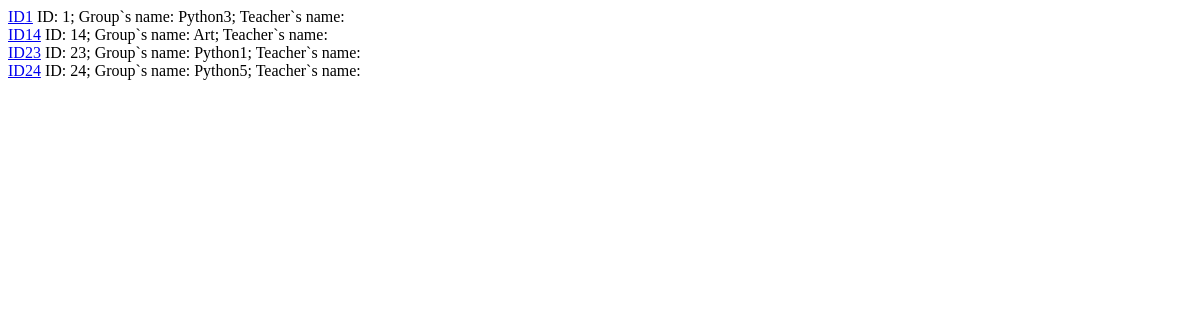
Before: /groups/ with the older database file.
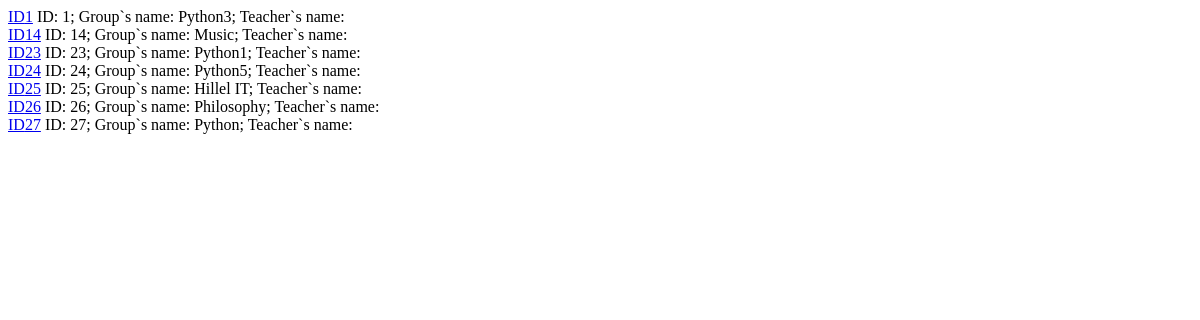
After: the same page with the newer database file.
### school_info/models.py (models this page shows, shortened)
class Group(models.Model):
    name = models.CharField(max_length=50)

### school_info/views.py (the view)
# urls.py: path("groups/", group_list, name="groups_list"),
def group_list(request):
    groups = Group.objects.all()
    return render(request, "group_list.html", {"groups": groups})

### templates/group_list.html
{% for group in groups %}
    <a href="{% url "group_edit" group.id %}"> ID{{ group.id }}</a>
    ID: {{ group.id }}; Group`s name: {{ group.name }}; Teacher`s name: {{ group.teachers}}<br>
{% endfor %}

Changed rows visible on the page:
changed Group id 14: name "Art" → "Music"
added Group: id "25", name "Hillel IT"
added Group: id "26", name "Philosophy"
added Group: id "27", name "Python"
